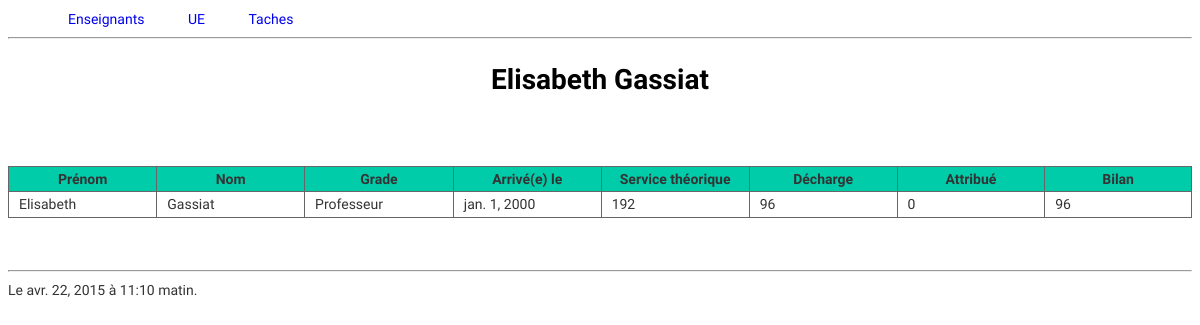
The app's page /enseignant/5, older data.
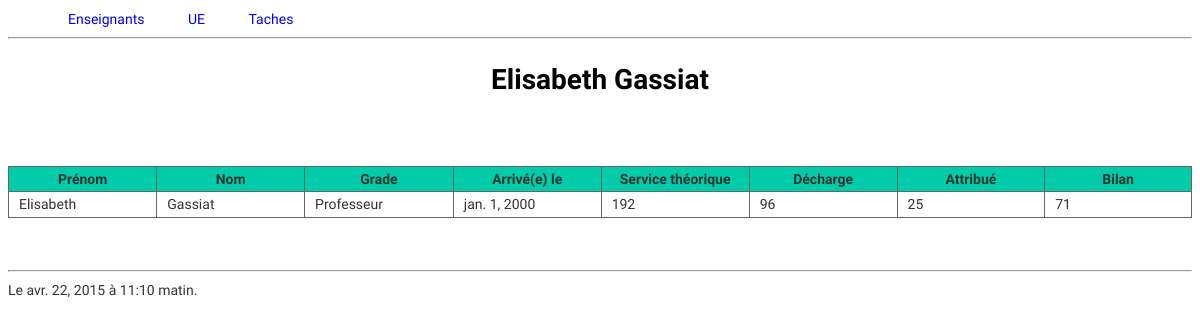
The same page, newer data.
### services/models.py (models this page shows, shortened)
class Enseignant(models.Model):
    nom = models.CharField(max_length = 100)
    prenom = models.CharField(max_length = 100)
    grade = models.CharField(max_length = 100)
    service_du = models.IntegerField (default = 192)
    decharge = models.IntegerField (default = 0)
    commentaire = models.TextField(blank=True)
    arrivé_en = models.DateField(blank=True)
    photo = models.ImageField(blank=True)
    attribué = models.IntegerField (default = 0)
    bilan = models.IntegerField (default = 0)
    millesime = models.IntegerField (default = 0)
    class Meta():
        unique_together = ("nom", "prenom")
    def __str__(self):
        return ('{1} {0}'.format(self.nom, self.prenom))
    def calcul_bilan(self):
        att=Tache.objects.filter(attribué_à = self).aggregate(Sum('horaire_eqtd'))['horaire_eqtd__sum']
        if att == None:
            att=0
        self.bilan = self.service_du-self.decharge-att
        self.save()
        return (self.service_du-self.decharge-att)
    def total_attribue(self):
        total = 0
        for tache in Tache.objects.all() :
            if tache.attribué_à == self :
                total = total + tache.horaire_eqtd
        self.attribué = total
        return ('{0}'.format(total))

class Tache(models.Model):
    ue = models.ForeignKey(Ue)
    attribué_à = models.ForeignKey(Enseignant)
    nature = models.CharField(max_length = 20)
    horaire_reel = models.IntegerField()
    horaire_eqtd = models.IntegerField()
    modifié_le = models. DateTimeField(auto_now = True)
    depuis = models.IntegerField(default=0)
    millesime = models.IntegerField()

### services/views.py (the view)
# urls.py: url(r'^enseignant/(?P<pk>\d+$)', views.un_enseignant, name='enseignant'),
def un_enseignant(request,pk):
	return render(request, "services/un_ens.html", {'ens': Enseignant.objects.filter(id=pk)[0], 'datetime': timezone.now()})

### services/templates/services/un_ens.html
{% extends "services/base.html" %}
{% block content %}
<h1>{{ens}}</h1>
<br><br>
<table>
<tr>
	<tr>
	<th>Prénom</th>
	<th> Nom </th>
	<th> Grade</th>
	<th> Arrivé(e) le</th>
	<th> Service théorique</th>
	<th> Décharge </th>
	<th> Attribué</th>
	<th> Bilan</th>
</tr>
</tr>
<tr>
	<td>
		<a>{{ens.prenom }}</a>
	</td>
	<td>
	 {{ens.nom}}
	</td>
	<td>
		{{ens.grade}}
	</td>
	<td>
		{{ens.arrivé_en}}
	</td>
	<td>
		{{ens.service_du}}
	</td>
	<td>
		{{ens.decharge}}
	</td>
	<td>
		{{ens.total_attribue}}
	</td>
	<td>
		{{ens.calcul_bilan}}
	</td>
</tr>
</table>
{% endblock content %}

Row changes from the older to the newer data that the page shows:
changed Enseignant "Elisabeth Gassiat": total_attribue "0" → "25"; calcul_bilan "96" → "71"
